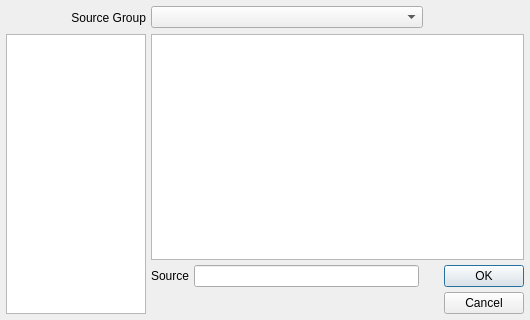
<ui version="4.0" >
 <author></author>
 <comment></comment>
 <exportmacro></exportmacro>
 <class>pqAddSourceDialog</class>
 <widget class="QDialog" name="pqAddSourceDialog" >
  <property name="geometry" >
   <rect>
    <x>0</x>
    <y>0</y>
    <width>530</width>
    <height>320</height>
   </rect>
  </property>
  <property name="windowTitle" >
   <string>Select Source</string>
  </property>
  <layout class="QGridLayout" >
   <property name="margin" >
    <number>6</number>
   </property>
   <property name="spacing" >
    <number>5</number>
   </property>
   <item row="2" column="1" colspan="2" >
    <layout class="QGridLayout" >
     <property name="margin" >
      <number>0</number>
     </property>
     <property name="spacing" >
      <number>5</number>
     </property>
     <item row="0" column="2" >
      <spacer>
       <property name="orientation" >
        <enum>Qt::Horizontal</enum>
       </property>
       <property name="sizeType" >
        <enum>QSizePolicy::Fixed</enum>
       </property>
       <property name="sizeHint" >
        <size>
         <width>20</width>
         <height>20</height>
        </size>
       </property>
      </spacer>
     </item>
     <item row="1" column="0" colspan="2" >
      <spacer>
       <property name="orientation" >
        <enum>Qt::Horizontal</enum>
       </property>
       <property name="sizeHint" >
        <size>
         <width>0</width>
         <height>20</height>
        </size>
       </property>
      </spacer>
     </item>
     <item row="0" column="1" >
      <widget class="QLineEdit" name="SourceName" >
       <property name="whatsThis" >
        <string>Used to enter the desired source name.</string>
       </property>
      </widget>
     </item>
     <item row="1" column="2" >
      <spacer>
       <property name="orientation" >
        <enum>Qt::Horizontal</enum>
       </property>
       <property name="sizeType" >
        <enum>QSizePolicy::Fixed</enum>
       </property>
       <property name="sizeHint" >
        <size>
         <width>20</width>
         <height>20</height>
        </size>
       </property>
      </spacer>
     </item>
     <item row="0" column="0" >
      <widget class="QLabel" name="label_2" >
       <property name="text" >
        <string>Source</string>
       </property>
      </widget>
     </item>
     <item row="1" column="3" >
      <widget class="QPushButton" name="CancelButton" >
       <property name="text" >
        <string>Cancel</string>
       </property>
      </widget>
     </item>
     <item row="0" column="3" >
      <widget class="QPushButton" name="OkButton" >
       <property name="text" >
        <string>OK</string>
       </property>
       <property name="default" >
        <bool>true</bool>
       </property>
      </widget>
     </item>
    </layout>
   </item>
   <item row="0" column="1" >
    <widget class="QComboBox" name="SourceGroup" >
     <property name="whatsThis" >
      <string>Lists the source groups.</string>
     </property>
    </widget>
   </item>
   <item row="0" column="2" >
    <layout class="QHBoxLayout" >
     <property name="margin" >
      <number>0</number>
     </property>
     <property name="spacing" >
      <number>0</number>
     </property>
     <item>
      <widget class="QToolButton" name="BackButton" >
       <property name="toolTip" >
        <string>Back</string>
       </property>
       <property name="text" >
        <string/>
       </property>
       <property name="icon" >
        <iconset resource="pqWidgets.qrc" >:/pqWidgets/pqBack16.png</iconset>
       </property>
       <property name="autoRaise" >
        <bool>true</bool>
       </property>
      </widget>
     </item>
     <item>
      <widget class="QToolButton" name="UpButton" >
       <property name="toolTip" >
        <string>Up One Level</string>
       </property>
       <property name="text" >
        <string/>
       </property>
       <property name="icon" >
        <iconset resource="pqWidgets.qrc" >:/pqWidgets/pqFolderUp16.png</iconset>
       </property>
       <property name="autoRaise" >
        <bool>true</bool>
       </property>
      </widget>
     </item>
     <item>
      <widget class="QToolButton" name="NewFolderButton" >
       <property name="toolTip" >
        <string>Create New Group</string>
       </property>
       <property name="text" >
        <string/>
       </property>
       <property name="icon" >
        <iconset resource="pqWidgets.qrc" >:/pqWidgets/pqFolderNew16.png</iconset>
       </property>
       <property name="autoRaise" >
        <bool>true</bool>
       </property>
      </widget>
     </item>
     <item>
      <widget class="QToolButton" name="AddToFavoritesButton" >
       <property name="toolTip" >
        <string>Add To Favorites</string>
       </property>
       <property name="text" >
        <string/>
       </property>
       <property name="icon" >
        <iconset resource="pqWidgets.qrc" >:/pqWidgets/pqAddFavorites16.png</iconset>
       </property>
       <property name="autoRaise" >
        <bool>true</bool>
       </property>
      </widget>
     </item>
    </layout>
   </item>
   <item row="0" column="0" >
    <widget class="QLabel" name="label" >
     <property name="text" >
      <string>Source Group</string>
     </property>
     <property name="alignment" >
      <set>Qt::AlignRight|Qt::AlignTrailing|Qt::AlignVCenter</set>
     </property>
    </widget>
   </item>
   <item row="1" column="1" colspan="2" >
    <widget class="QListView" name="SourceList" >
     <property name="whatsThis" >
      <string>Displays the sources in the currently selected group.</string>
     </property>
     <property name="isWrapping" stdset="0" >
      <bool>true</bool>
     </property>
    </widget>
   </item>
   <item rowspan="2" row="1" column="0" >
    <widget class="QListView" name="SourceHistory" >
     <property name="sizePolicy" >
      <sizepolicy>
       <hsizetype>0</hsizetype>
       <vsizetype>7</vsizetype>
       <horstretch>0</horstretch>
       <verstretch>0</verstretch>
      </sizepolicy>
     </property>
     <property name="maximumSize" >
      <size>
       <width>140</width>
       <height>16777215</height>
      </size>
     </property>
     <property name="whatsThis" >
      <string>Displays the most recently selected sources.</string>
     </property>
    </widget>
   </item>
  </layout>
 </widget>
 <pixmapfunction></pixmapfunction>
 <tabstops>
  <tabstop>SourceName</tabstop>
  <tabstop>OkButton</tabstop>
  <tabstop>CancelButton</tabstop>
  <tabstop>SourceList</tabstop>
  <tabstop>SourceGroup</tabstop>
  <tabstop>BackButton</tabstop>
  <tabstop>UpButton</tabstop>
  <tabstop>NewFolderButton</tabstop>
  <tabstop>AddToFavoritesButton</tabstop>
  <tabstop>SourceHistory</tabstop>
 </tabstops>
 <resources>
  <include location="pqWidgets.qrc" />
 </resources>
 <connections />
</ui>
